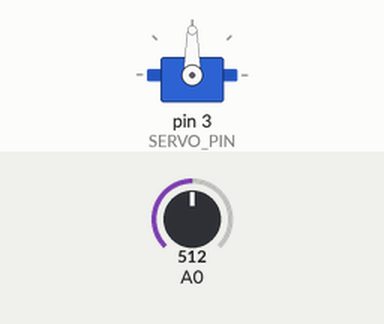
The sketch below on a simulated Arduino Uno, built with avr-gcc and run on an emulated ATmega328P. On the bench: servo. The inputs (shaded band) are chosen by the test bench; at power-on: A0 = 512.

Above: at 1.2 s.
1.3 s: A0 set to 716
At 2.0 s:
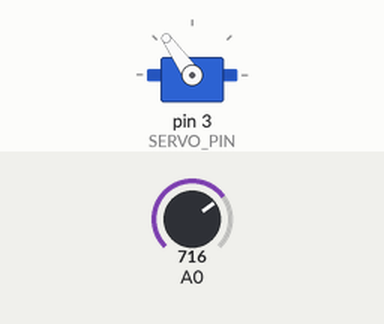
2.8 s: A0 set to 900
At 3.2 s:
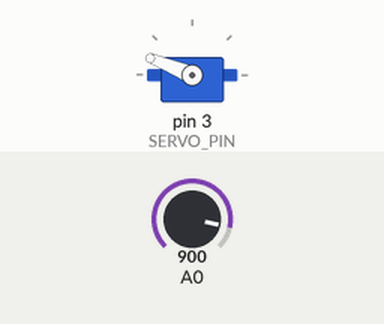
4.3 s: A0 set to 1023
At 5.5 s:
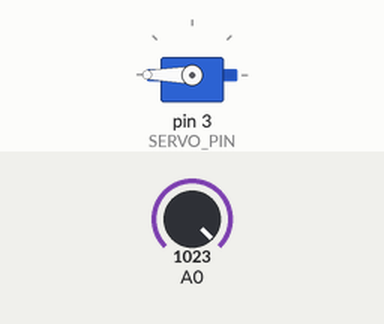
5.8 s: A0 set to 306
At 7.0 s:
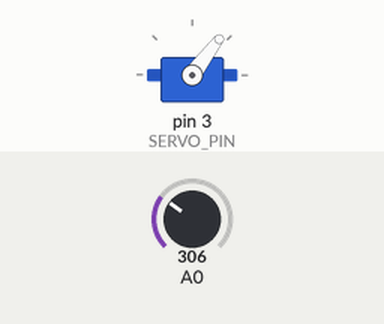
7.3 s: A0 set to 122
At 8.3 s:
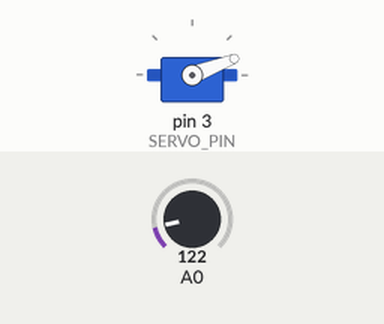
Timing chart, 0 to 9.8 s (numbered marks = the images above; inputs shaded):
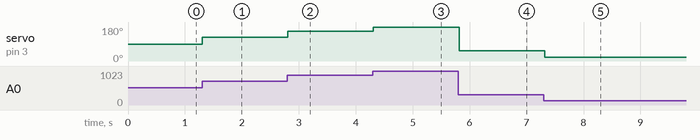

Measured:
- after the input at 1.3 s, servo on pin 3 (SERVO_PIN): 90° → 125° at once
- after the input at 2.8 s, servo on pin 3 (SERVO_PIN): 125° → 158° at once
- after the input at 4.3 s, servo on pin 3 (SERVO_PIN): 158° → 180° at once
- after the input at 5.8 s, servo on pin 3 (SERVO_PIN): 180° → 53° at once
- after the input at 7.3 s, servo on pin 3 (SERVO_PIN): 53° → 21° at once

The sketch:

Exp05.ino
```cpp
/* Experiment 05: Control servo angle with potentiometer. */
#include <Servo.h>

#define SERVO_PIN 3  /* pin to control servo */

/* create a servo instance */
Servo myServo;

void setup()
{
  myServo.attach(SERVO_PIN);
}

void loop()
{
  int potentiometerValue = analogRead(A0);

  /* map potentiometer voltage to servo angle then write to servo */
  int servoValue = map(potentiometerValue, 0, 1023, 0, 180);
  myServo.write(servoValue);
  delay(100);
}
```
